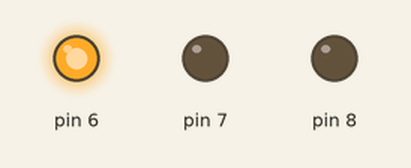
This sketch was run on a simulated Arduino Uno, built with avr-gcc and run on an emulated ATmega328P. Shown: output pins drawn as LEDs (lit = HIGH).

Above: at 0.2 s.
At 0.7 s:
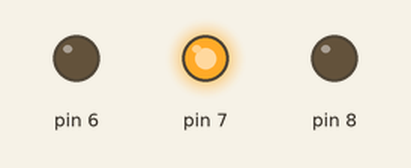
At 2.7 s:
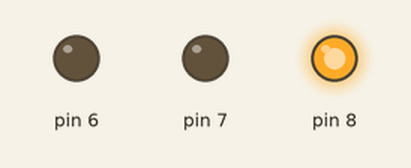
Timing chart, 0 to 3.5 s (numbered marks = the images above):
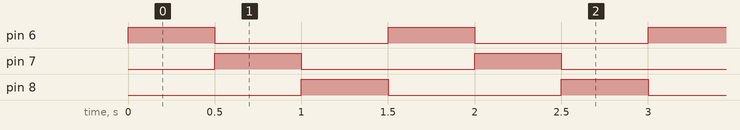

Measured:
- by itself, pin 6–8: alternates HIGH for 0.50 s and LOW for 1.0 s
- by itself, everything shown: repeats every 1.5 s, in 4 steps

The sketch:

setupLEDs.ino
```cpp
void setup() {
  // put your setup code here, to run once:
  pinMode(6,OUTPUT);
  pinMode(7,OUTPUT);
  pinMode(8,OUTPUT);
}

void loop() {
  // put your main code here, to run repeatedly:
  digitalWrite(6, HIGH);
  delay(500);
  digitalWrite(6, LOW);

  digitalWrite(7, HIGH);
  delay(500);
  digitalWrite(7, LOW);

  digitalWrite(8, HIGH);
  delay(500);
  digitalWrite(8, LOW);
}
```
